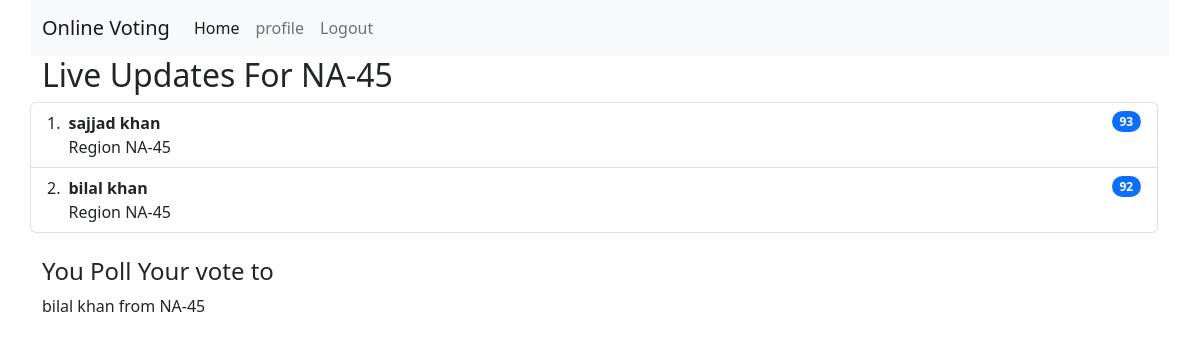
The app's page /voting/profile (signed in) with its own data.
### pollvote/models.py (models this page shows, shortened)
class Competition(models.Model):
    candidate_a = models.OneToOneField(Candidates, on_delete=models.CASCADE, related_name="candidate_a")
    candidate_b = models.OneToOneField(Candidates, on_delete=models.CASCADE, related_name="candidate_b")
    region = models.OneToOneField(Region, on_delete=models.CASCADE)
    slug = models.SlugField(unique=True, blank=True, null=True)

class Region(models.Model):
    region_name = models.CharField(max_length = 100)
    def __str__(self) -> str:
        return self.region_name

class Candidates(models.Model):
    candidate_name = models.CharField(max_length=100)
    image = models.ImageField(upload_to='images')
    region = models.ForeignKey(Region, on_delete=models.CASCADE)
    total_votes = models.PositiveIntegerField()
    def __str__(self):
        return f'{ self.candidate_name } from {self.region.region_name}'

class PollVote(models.Model):
    user = models.OneToOneField(User, on_delete=models.CASCADE)
    candidate = models.ForeignKey(Candidates, on_delete=models.CASCADE)

### pollvote/views.py (the view)
# urls.py: path('profile', profile, name="profile"),
@login_required(login_url='login')
def profile(request):
    competition = Competition.objects.filter(region=request.user.region)
    context = {
            'comp':competition,
            'user':request.user.id
        }
    try:
        myvote = PollVote.objects.get(user = request.user)
        context = {
            'comp':competition,
            'my_vote':myvote
        }
    except PollVote.DoesNotExist as e:
        context = {'vote_message':'poll your vote',
                   'comp':competition,
                   'user':request.user.id
                   }
    return render(request, 'pollvote/userprofile.html', context)

### pollvote/models.py (called while the page is built)
    def __str__(self):
        return self.email

### pollvote/templates/pollvote/userprofile.html (shortened to what this page needs)
{% extends 'pollvote/base.html' %}
{% block content %}
<div class="container">
  <div class="row">
    {% for election_status in comp %}
    <h2>Live Updates For {{election_status.region}}</h2>
    <ol class="list-group list-group-numbered">
      <li class="list-group-item d-flex justify-content-between align-items-start">
        <div class="ms-2 me-auto">
          <div class="fw-bold">{{election_status.candidate_a.candidate_name}}</div>
          Region {{election_status.region}}
        </div>
        <span class="badge bg-primary rounded-pill" id="user-{{election_status.candidate_a.id}}">{{election_status.candidate_a.total_votes}}</span>
      </li>
      <li class="list-group-item d-flex justify-content-between align-items-start">
        <div class="ms-2 me-auto">
          <div class="fw-bold">{{election_status.candidate_b.candidate_name}}</div>
          Region {{election_status.region}}
        </div>
        <span class="badge bg-primary rounded-pill" id="user-{{election_status.candidate_b.id}}">{{election_status.candidate_b.total_votes}}</span>
      </li>
    </ol>
    {%endfor%}
    <div id="vote_form">
      {% if my_vote %}
        <div class="mt-4"><h4>You Poll Your vote to</h4>
          {{my_vote.candidate}}
        </div>
      {%endif%}
    </div>
  </div>
</div>
{% endblock %}

### records on screen
Competition: region "NA-45", candidate_a.candidate_name "sajjad khan", candidate_a.total_votes "93", candidate_b.candidate_name "bilal khan", candidate_b.total_votes "92"
PollVote: candidate "bilal khan from NA-45"
